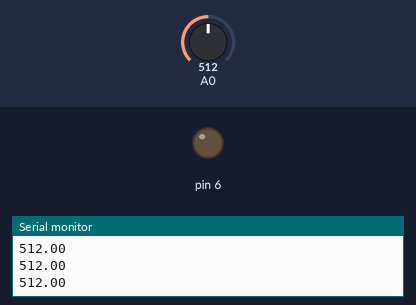
A sketch run on a simulated Arduino Uno, built with avr-gcc and run on an emulated ATmega328P. On the bench: output pins drawn as LEDs (lit = HIGH), the last lines printed to the serial monitor. Inputs (shaded band) come from the test bench; at power-on: A0 = 512.

Above: at 1.2 s.
1.3 s: A0 set to 414
2.8 s: A0 set to 382
At 4.0 s:
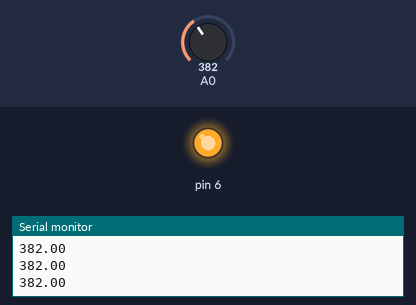
4.3 s: A0 set to 410
At 5.2 s:
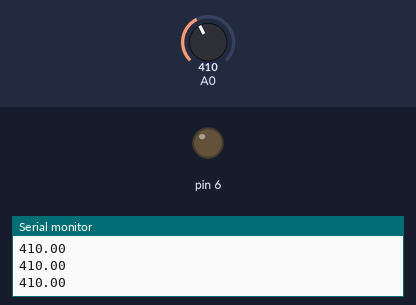
5.8 s: A0 set to 390
At 6.5 s:
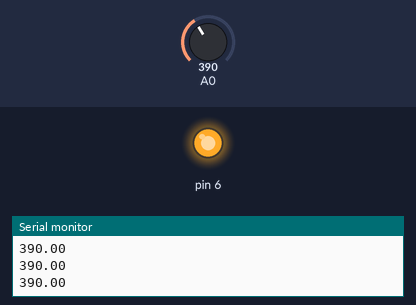
Timing chart, 0 to 8.3 s (numbered marks = the images above; inputs shaded):
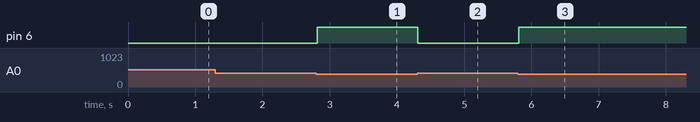

The sketch:

15a.ino
```cpp
#include <Arduino.h>
#include <Wire.h>
#include <SoftwareSerial.h>

double angle_rad = PI/180.0;
double angle_deg = 180.0/PI;
double sensor;

void setup(){
    Serial.begin(9600);
    pinMode(A0+0,INPUT);
    pinMode(6,OUTPUT);
}

void loop(){
    sensor = analogRead(A0+0);
    Serial.println(sensor);
    if((sensor) < (400)){
        digitalWrite(6,1);
    }else{
        digitalWrite(6,0);
    }
    _loop();
}

void _delay(float seconds){
    long endTime = millis() + seconds * 1000;
    while(millis() < endTime)_loop();
}

void _loop(){
}
```

Measured:
- the behaviour switches between 400 and 399 on A0 (found by bisection; images 0 and 1)
- after the input at 2.8 s, pin 6: LOW → HIGH at once
- after the input at 4.3 s, pin 6: HIGH → LOW at once
- after the input at 5.8 s, pin 6: LOW → HIGH at once
